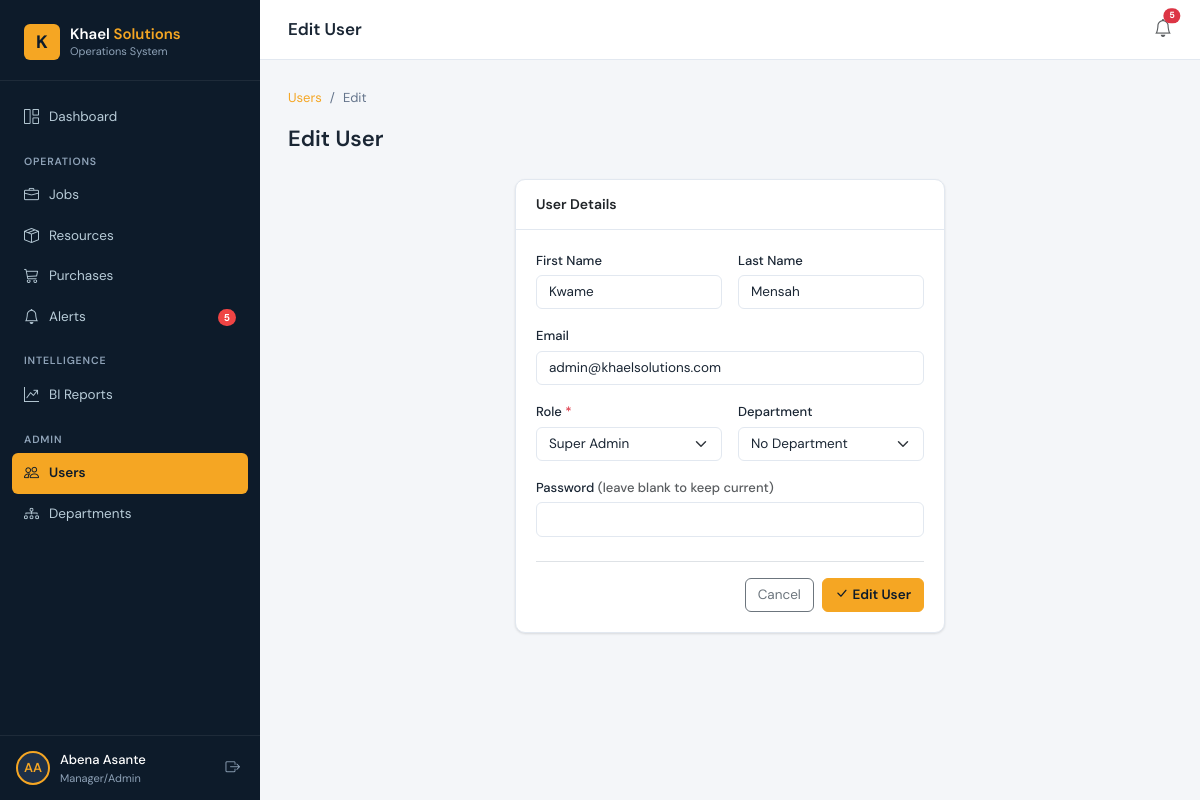
Page /users/1/edit/ (signed in) on the committed database.
### core/models.py (models this page shows, shortened)
class User(AbstractUser):
    class Role(models.TextChoices):
        SUPER_ADMIN = 'super_admin', 'Super Admin'
        MANAGER     = 'manager',     'Manager/Admin'
        STAFF       = 'staff',       'Department Staff'
    role = models.CharField(max_length=20, choices=Role.choices, default=Role.STAFF)
    groups = models.ManyToManyField(
        'auth.Group', related_name='core_user_set', blank=True,
    )
    user_permissions = models.ManyToManyField(
        'auth.Permission', related_name='core_user_set', blank=True,
    )
    def get_department(self):
        try:
            return self.department_memberships.department
        except DepartmentMember.DoesNotExist:
            return None
    class Meta:
        verbose_name = 'User'
        verbose_name_plural = 'Users'
        ordering = ['username']

### core/views.py (the view, shortened to what this page needs)
# urls.py: path('users/<int:pk>/edit/',        UserEditView.as_view(),       name='user_edit'),
class UserEditView(ManagerRequiredMixin, View):
    template_name = 'users/user_form.html'
    def get(self, request, pk):
        edit_user = get_object_or_404(User, pk=pk)
        return render(request, self.template_name, {
            'edit_user':   edit_user,
            'departments': Department.objects.all(),
            'roles':       User.Role.choices,
            'current_dept': edit_user.get_department(),
            'action':      'Edit',
        })

### core/context_processors.py (called while the page is built)
def global_context(request):
    if not request.user.is_authenticated:
        return {}
    from core.models import Alert
    return {
        'alert_count': Alert.objects.filter(resolved=False).count(),
    }

### core/permissions.py (called while the page is built)
    def dispatch(self, request, *args, **kwargs):
        if not request.user.is_authenticated:
            return self.handle_no_permission()
        if request.user.role not in self.allowed_roles:
            raise PermissionDenied
        return super().dispatch(request, *args, **kwargs)

### templates/users/user_form.html (shortened to what this page needs)
{% extends 'base.html' %}
{% block topbar_title %}{{ action }} User{% endblock %}
{% block content %}
<nav aria-label="breadcrumb">
  <ol class="breadcrumb">
    <li class="breadcrumb-item"><a href="{% url 'core:user_list' %}">Users</a></li>
    <li class="breadcrumb-item active">{{ action }}</li>
  </ol>
</nav>
<div class="page-header"><div><h1>{{ action }} User</h1></div></div>
<div class="row justify-content-center">
  <div class="col-lg-6">
    <div class="card">
      <div class="card-header"><h6>User Details</h6></div>
      <div class="card-body">
        <form method="post">
          <div class="row g-3">
            <div class="col-sm-6">
              <label class="form-label">First Name</label>
              <input type="text" name="first_name" class="form-control" value="{{ edit_user.first_name|default:'' }}" />
            </div>
            <div class="col-sm-6">
              <label class="form-label">Last Name</label>
              <input type="text" name="last_name" class="form-control" value="{{ edit_user.last_name|default:'' }}" />
            </div>
            <div class="col-12">
              <label class="form-label">Email</label>
              <input type="email" name="email" class="form-control" value="{{ edit_user.email|default:'' }}" />
            </div>
            <div class="col-sm-6">
              <label class="form-label">Role <span class="text-danger">*</span></label>
              <select name="role" class="form-select">
                {% for val, label in roles %}
                <option value="{{ val }}" {% if edit_user and edit_user.role == val %}selected{% endif %}>{{ label }}</option>
                {% endfor %}
              </select>
            </div>
            <div class="col-sm-6">
              <label class="form-label">Department</label>
              <select name="department" class="form-select">
                <option value="">No Department</option>
              </select>
            </div>
            <div class="col-12">
              <label class="form-label">Password {% if action == 'Edit' %}<span class="text-muted">(leave blank to keep current)</span>{% else %}<span class="text-danger">*</span>{% endif %}</label>
              <input type="password" name="password" class="form-control" {% if action == 'Create' %}required{% endif %} />
            </div>
          </div>
          <div class="d-flex justify-content-end gap-2 mt-4 pt-3 border-top">
            <a href="{% url 'core:user_list' %}" class="btn btn-outline-secondary">Cancel</a>
            <button type="submit" class="btn btn-primary"><i class="bi bi-check-lg me-1"></i>{{ action }} User</button>
          </div>
        </form>
      </div>
    </div>
  </div>
</div>
{% endblock %}

### templates/base.html (shortened to what this page needs)
<!DOCTYPE html>
<html lang="en">
<head>
  <link href="https://cdnjs.cloudflare.com/ajax/libs/bootstrap/5.3.2/css/bootstrap.min.css" rel="stylesheet" />
  <link href="https://cdnjs.cloudflare.com/ajax/libs/bootstrap-icons/1.11.3/font/bootstrap-icons.min.css" rel="stylesheet" />
  {% load static %}
  <link rel="stylesheet" href="{% static 'css/main.css' %}" />
</head>
<body>
<div id="wrapper">
  <nav id="sidebar">
    <div class="sidebar-brand">
      <a href="{% url 'core:dashboard' %}" class="brand-logo">
        <div class="brand-icon">K</div>
        <div>
          <div class="brand-name">Khael <span>Solutions</span></div>
          <div class="brand-sub">Operations System</div>
        </div>
      </a>
    </div>
    <div class="sidebar-nav">
      <ul class="list-unstyled mb-0">
        <li class="nav-item">
          <a href="{% url 'core:dashboard' %}" class="{% if request.resolver_match.url_name == 'dashboard' %}active{% endif %}">
            <i class="bi bi-grid-1x2"></i> Dashboard
          </a>
        </li>
        <div class="nav-section-label">Operations</div>
        <li class="nav-item">
          <a href="{% url 'core:job_list' %}" class="{% if 'job' in request.resolver_match.url_name %}active{% endif %}">
            <i class="bi bi-briefcase"></i> Jobs
          </a>
        </li>
        <li class="nav-item">
          <a href="{% url 'core:resource_list' %}" class="{% if 'resource' in request.resolver_match.url_name %}active{% endif %}">
            <i class="bi bi-box-seam"></i> Resources
          </a>
        </li>
        {% if user.role in 'super_admin,manager' %}
        <li class="nav-item">
          <a href="{% url 'core:purchase_list' %}" class="{% if 'purchase' in request.resolver_match.url_name %}active{% endif %}">
            <i class="bi bi-cart3"></i> Purchases
          </a>
        </li>
        {% endif %}
        <li class="nav-item">
          <a href="{% url 'core:alert_list' %}" class="{% if 'alert' in request.resolver_match.url_name %}active{% endif %}">
            <i class="bi bi-bell"></i> Alerts
            {% if alert_count > 0 %}
              <span class="nav-badge">{{ alert_count }}</span>
            {% endif %}
          </a>
        </li>
        {% if user.role in 'super_admin,manager' %}
        <div class="nav-section-label">Intelligence</div>
        <li class="nav-item">
          <a href="{% url 'core:report_list' %}" class="{% if 'report' in request.resolver_match.url_name %}active{% endif %}">
            <i class="bi bi-graph-up-arrow"></i> BI Reports
          </a>
        </li>
        {% endif %}
        {% if user.role in 'super_admin,manager' %}
        <div class="nav-section-label">Admin</div>
        <li class="nav-item">
          <a href="{% url 'core:user_list' %}" class="{% if 'user' in request.resolver_match.url_name %}active{% endif %}">
            <i class="bi bi-people"></i> Users
          </a>
        </li>
        <li class="nav-item">
          <a href="{% url 'core:department_list' %}" class="{% if 'department' in request.resolver_match.url_name %}active{% endif %}">
            <i class="bi bi-diagram-3"></i> Departments
          </a>
        </li>
        {% endif %}
      </ul>
    </div>
    <div class="sidebar-user">
      <div class="user-avatar">{{ user.first_name|slice:":1"|upper }}{{ user.last_name|slice:":1"|upper }}</div>
      <div class="user-info">
        <div class="user-name">{{ user.get_full_name|default:user.username }}</div>
        <div class="user-role">{{ user.get_role_display }}</div>
      </div>
      <form method="post" action="{% url 'core:logout' %}">
        <button type="submit" class="logout-btn" title="Logout">
          <i class="bi bi-box-arrow-right"></i>
        </button>
      </form>
    </div>
  </nav>
  <div id="main-content">
    <div class="topbar">
      <div class="d-flex align-items-center gap-3">
        <span class="topbar-title">{% block topbar_title %}{% endblock %}</span>
      </div>
      <div class="topbar-actions">
        <a href="{% url 'core:alert_list' %}" class="position-relative text-muted" style="font-size:18px; text-decoration:none;">
          <i class="bi bi-bell"></i>
          {% if alert_count > 0 %}
            <span class="position-absolute top-0 start-100 translate-middle badge rounded-pill bg-danger" style="font-size:9px;">{{ alert_count }}</span>
          {% endif %}
        </a>
      </div>
    </div>
    <div class="page-body">
      {% block content %}{% endblock %}
    </div>
  </div>
</div>
{% load static %}
</body>
</html>

### rows in the picture
User: first_name "A", last_name "A", get_full_name "Abena Asante", role "Manager/Admin"
User: first_name "Kwame", last_name "Mensah", email "admin@khaelsolutions.com", role "Super Admin"

### other values in the picture
{{ alert_count }} "5"
{{ action }} "Edit"
